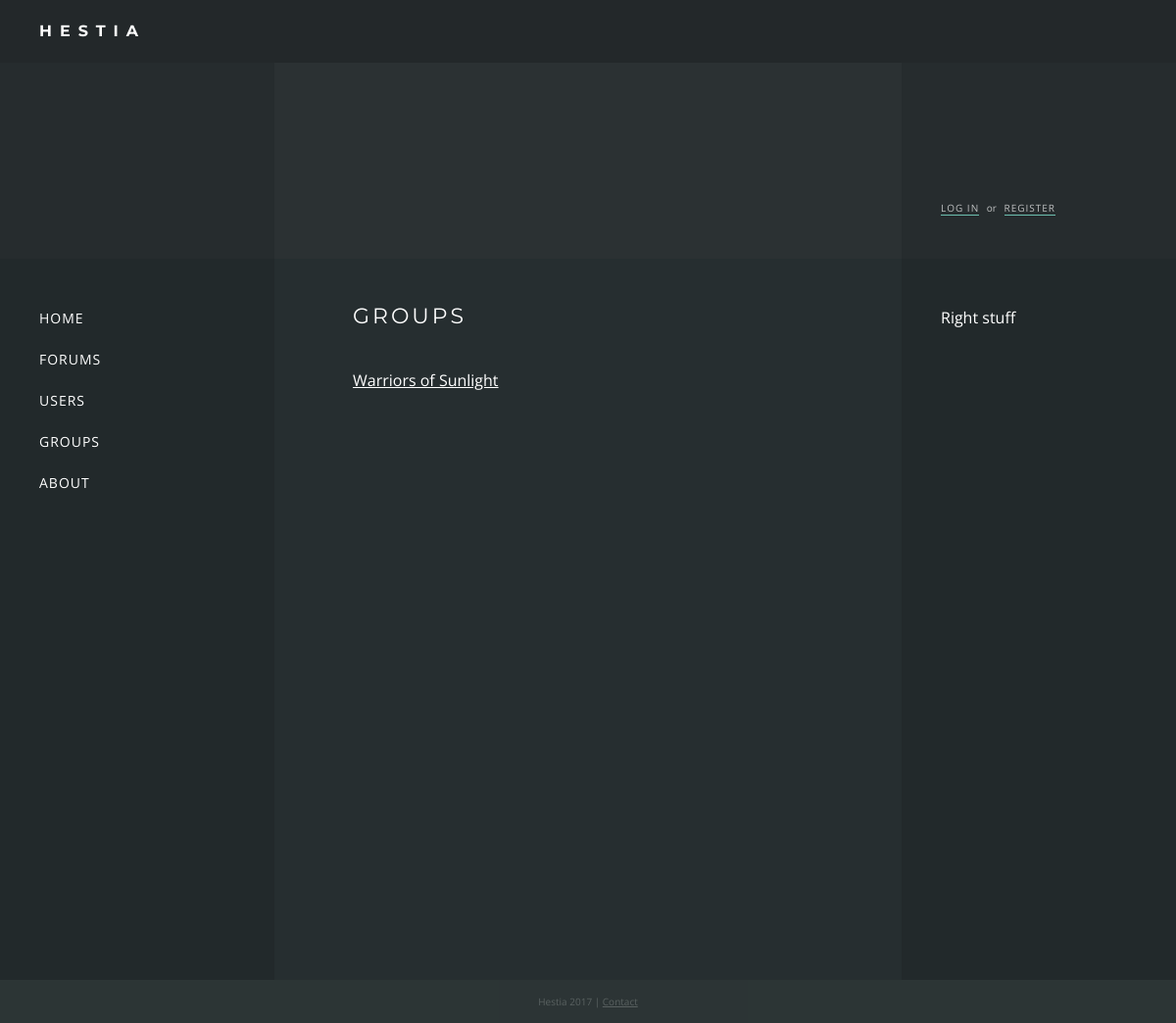
Before: /groups/ with the older database file.
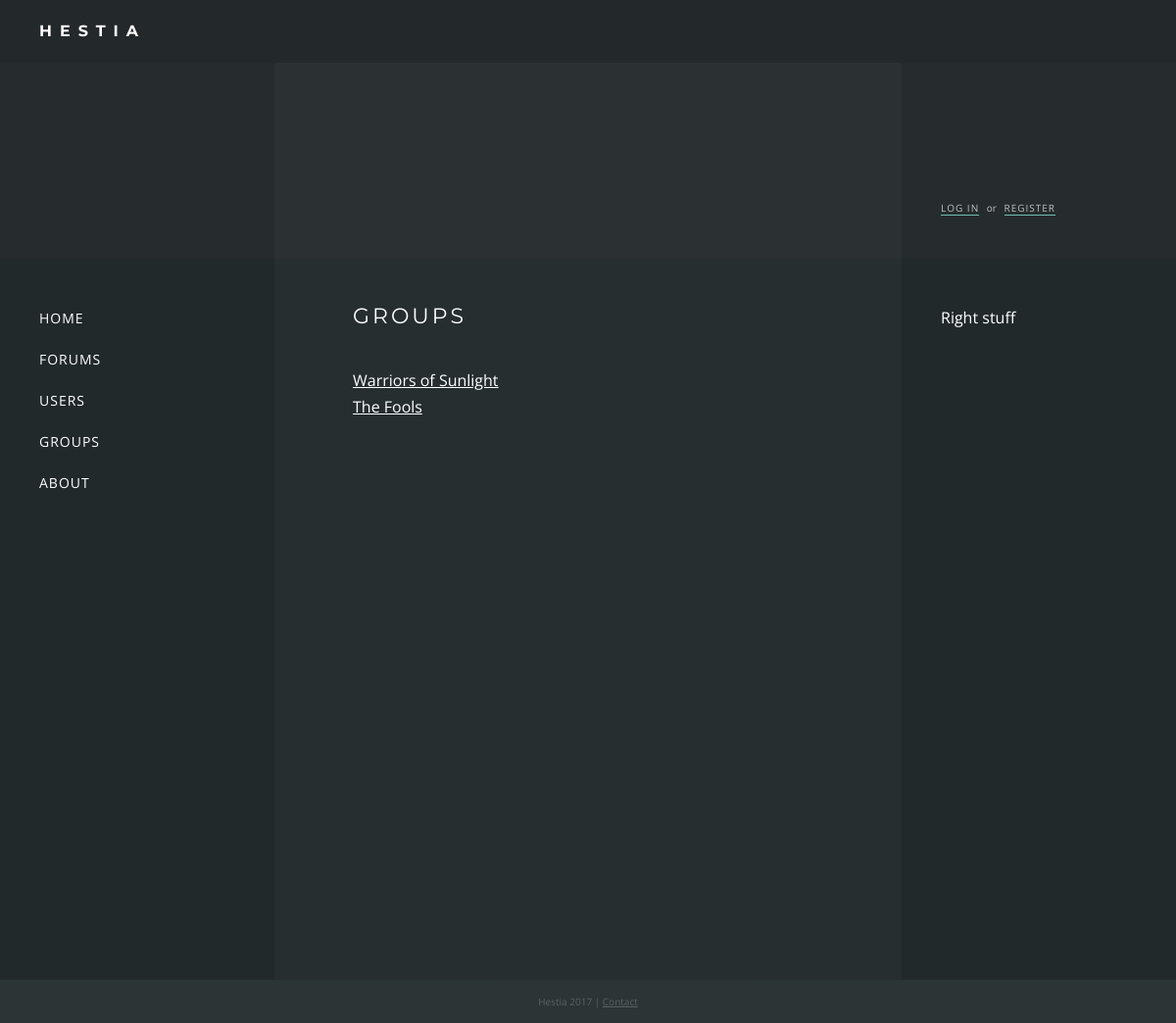
After: the same page with the newer database file.
### groups/models.py (models this page shows, shortened)
class Group(models.Model):
    name = models.CharField(max_length=200)
    description = models.CharField(max_length=200)
    created = models.DateTimeField('date created')
    icon = models.ImageField(upload_to='static/group_icons', blank=True)
    members = models.ManyToManyField(User, through='Membership')

### groups/views.py (the view)
def index(request):
    groups = Group.objects.all()
    return render(request, 'groups/index.html', {'groups':groups})

### groups/templates/groups/index.html
{% extends "base.html" %}
{% block content %}
    <h1>{% block title %}Groups{% endblock %}</h1>
    <ul>
    {% for group in groups %}
        <li><a href="/groups/{{ group.id }}">{{ group.name }}</a></li>
    {% endfor %}
    </ul>
{% endblock %}

Changed rows visible on the page:
added Group: name "The Fools"
